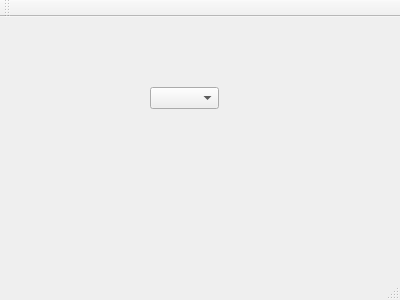
<?xml version="1.0" encoding="UTF-8"?>
<ui version="4.0">
 <class>MainWindow</class>
 <widget class="QMainWindow" name="MainWindow">
  <property name="geometry">
   <rect>
    <x>0</x>
    <y>0</y>
    <width>400</width>
    <height>300</height>
   </rect>
  </property>
  <property name="windowTitle">
   <string>MainWindow</string>
  </property>
  <widget class="QWidget" name="centralWidget">
   <widget class="QComboBox" name="comboBox">
    <property name="geometry">
     <rect>
      <x>150</x>
      <y>70</y>
      <width>69</width>
      <height>22</height>
     </rect>
    </property>
   </widget>
  </widget>
  <widget class="QMenuBar" name="menuBar">
   <property name="geometry">
    <rect>
     <x>0</x>
     <y>0</y>
     <width>400</width>
     <height>23</height>
    </rect>
   </property>
  </widget>
  <widget class="QToolBar" name="mainToolBar">
   <attribute name="toolBarArea">
    <enum>TopToolBarArea</enum>
   </attribute>
   <attribute name="toolBarBreak">
    <bool>false</bool>
   </attribute>
  </widget>
  <widget class="QStatusBar" name="statusBar"/>
 </widget>
 <layoutdefault spacing="6" margin="11"/>
 <resources/>
 <connections/>
</ui>
